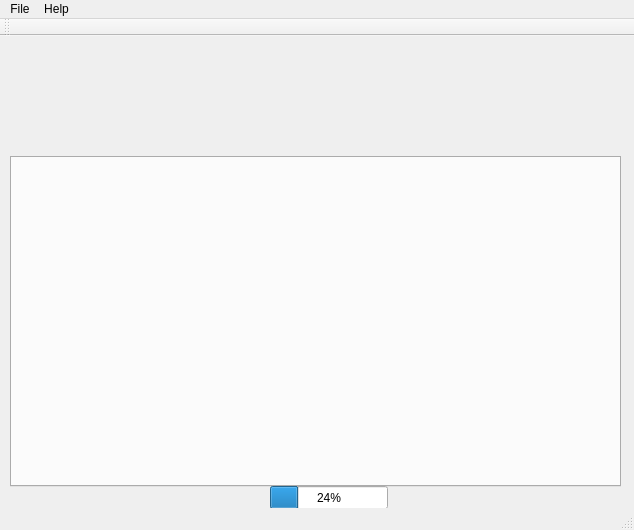
<?xml version="1.0" encoding="UTF-8"?>
<ui version="4.0">
 <class>WidgetMain</class>
 <widget class="QMainWindow" name="WidgetMain">
  <property name="geometry">
   <rect>
    <x>0</x>
    <y>0</y>
    <width>634</width>
    <height>530</height>
   </rect>
  </property>
  <property name="windowTitle">
   <string>Hydroponic system configurator</string>
  </property>
  <widget class="QWidget" name="centralWidget">
   <widget class="QTabWidget" name="tabWidget">
    <property name="geometry">
     <rect>
      <x>10</x>
      <y>120</y>
      <width>611</width>
      <height>331</height>
     </rect>
    </property>
   </widget>
   <widget class="QProgressBar" name="progressBar">
    <property name="geometry">
     <rect>
      <x>270</x>
      <y>450</y>
      <width>118</width>
      <height>23</height>
     </rect>
    </property>
    <property name="value">
     <number>24</number>
    </property>
   </widget>
  </widget>
  <widget class="QMenuBar" name="menuBar">
   <property name="geometry">
    <rect>
     <x>0</x>
     <y>0</y>
     <width>634</width>
     <height>21</height>
    </rect>
   </property>
   <widget class="QMenu" name="menuFile">
    <property name="title">
     <string>File</string>
    </property>
    <addaction name="actionConfigOpen"/>
    <addaction name="separator"/>
    <addaction name="actionConfigSave"/>
    <addaction name="actionConfigSaveAs"/>
    <addaction name="separator"/>
    <addaction name="actionQuit"/>
   </widget>
   <widget class="QMenu" name="menuHelp">
    <property name="title">
     <string>Help</string>
    </property>
    <addaction name="actionAbout"/>
    <addaction name="actionAboutQt"/>
   </widget>
   <addaction name="menuFile"/>
   <addaction name="menuHelp"/>
  </widget>
  <widget class="QToolBar" name="mainToolBar">
   <attribute name="toolBarArea">
    <enum>TopToolBarArea</enum>
   </attribute>
   <attribute name="toolBarBreak">
    <bool>false</bool>
   </attribute>
  </widget>
  <widget class="QStatusBar" name="statusBar"/>
  <action name="actionConfigOpen">
   <property name="icon">
    <iconset resource="icons.qrc">
     <normaloff>:/icons/folder.png</normaloff>:/icons/folder.png</iconset>
   </property>
   <property name="text">
    <string>Open...</string>
   </property>
  </action>
  <action name="actionConfigSave">
   <property name="text">
    <string>Save</string>
   </property>
  </action>
  <action name="actionConfigSaveAs">
   <property name="icon">
    <iconset resource="icons.qrc">
     <normaloff>:/icons/file_save_as.png</normaloff>:/icons/file_save_as.png</iconset>
   </property>
   <property name="text">
    <string>Save as...</string>
   </property>
  </action>
  <action name="actionQuit">
   <property name="text">
    <string>Quit</string>
   </property>
  </action>
  <action name="actionAbout">
   <property name="text">
    <string>About...</string>
   </property>
  </action>
  <action name="actionAboutQt">
   <property name="text">
    <string>About Qt...</string>
   </property>
  </action>
 </widget>
 <layoutdefault spacing="6" margin="11"/>
 <resources>
  <include location="icons.qrc"/>
 </resources>
 <connections/>
</ui>
